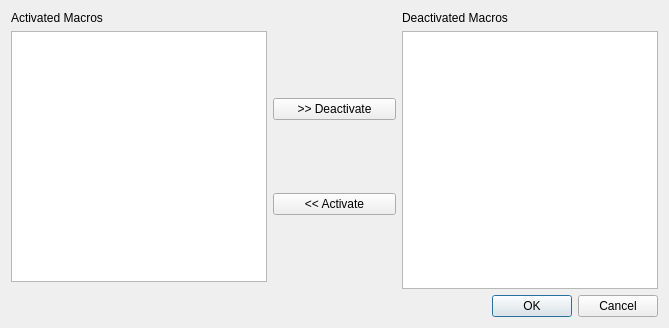
<?xml version="1.0" encoding="UTF-8"?>
<ui version="4.0">
 <class>ActivateMacros</class>
 <widget class="QDialog" name="ActivateMacros">
  <property name="geometry">
   <rect>
    <x>0</x>
    <y>0</y>
    <width>669</width>
    <height>328</height>
   </rect>
  </property>
  <property name="windowTitle">
   <string>Active / Deactivate Macros</string>
  </property>
  <layout class="QGridLayout" name="gridLayout">
   <item row="0" column="0">
    <layout class="QVBoxLayout" name="verticalLayout_2">
     <item>
      <widget class="QLabel" name="label">
       <property name="text">
        <string>Activated Macros</string>
       </property>
      </widget>
     </item>
     <item>
      <widget class="QListView" name="activeList"/>
     </item>
     <item>
      <spacer name="horizontalSpacer_3">
       <property name="orientation">
        <enum>Qt::Horizontal</enum>
       </property>
       <property name="sizeHint" stdset="0">
        <size>
         <width>40</width>
         <height>35</height>
        </size>
       </property>
      </spacer>
     </item>
    </layout>
   </item>
   <item row="0" column="1">
    <layout class="QVBoxLayout" name="verticalLayout_3">
     <item>
      <spacer name="horizontalSpacer">
       <property name="orientation">
        <enum>Qt::Horizontal</enum>
       </property>
       <property name="sizeHint" stdset="0">
        <size>
         <width>58</width>
         <height>20</height>
        </size>
       </property>
      </spacer>
     </item>
     <item>
      <layout class="QVBoxLayout" name="verticalLayout">
       <item>
        <spacer name="verticalSpacer">
         <property name="orientation">
          <enum>Qt::Vertical</enum>
         </property>
         <property name="sizeHint" stdset="0">
          <size>
           <width>20</width>
           <height>40</height>
          </size>
         </property>
        </spacer>
       </item>
       <item>
        <widget class="QPushButton" name="deactMacros">
         <property name="text">
          <string>&gt;&gt; Deactivate</string>
         </property>
        </widget>
       </item>
       <item>
        <spacer name="verticalSpacer_2">
         <property name="orientation">
          <enum>Qt::Vertical</enum>
         </property>
         <property name="sizeHint" stdset="0">
          <size>
           <width>20</width>
           <height>40</height>
          </size>
         </property>
        </spacer>
       </item>
       <item>
        <widget class="QPushButton" name="actMacros">
         <property name="text">
          <string>&lt;&lt; Activate</string>
         </property>
        </widget>
       </item>
       <item>
        <spacer name="verticalSpacer_3">
         <property name="orientation">
          <enum>Qt::Vertical</enum>
         </property>
         <property name="sizeHint" stdset="0">
          <size>
           <width>20</width>
           <height>40</height>
          </size>
         </property>
        </spacer>
       </item>
      </layout>
     </item>
     <item>
      <spacer name="horizontalSpacer_2">
       <property name="orientation">
        <enum>Qt::Horizontal</enum>
       </property>
       <property name="sizeHint" stdset="0">
        <size>
         <width>40</width>
         <height>35</height>
        </size>
       </property>
      </spacer>
     </item>
    </layout>
   </item>
   <item row="0" column="2">
    <layout class="QVBoxLayout" name="verticalLayout_4">
     <item>
      <widget class="QLabel" name="label_2">
       <property name="text">
        <string>Deactivated Macros</string>
       </property>
      </widget>
     </item>
     <item>
      <widget class="QListView" name="passiveList"/>
     </item>
     <item>
      <widget class="QDialogButtonBox" name="buttonBox">
       <property name="orientation">
        <enum>Qt::Horizontal</enum>
       </property>
       <property name="standardButtons">
        <set>QDialogButtonBox::Cancel|QDialogButtonBox::Ok</set>
       </property>
      </widget>
     </item>
    </layout>
   </item>
  </layout>
 </widget>
 <resources/>
 <connections>
  <connection>
   <sender>buttonBox</sender>
   <signal>accepted()</signal>
   <receiver>ActivateMacros</receiver>
   <slot>accept()</slot>
   <hints>
    <hint type="sourcelabel">
     <x>248</x>
     <y>254</y>
    </hint>
    <hint type="destinationlabel">
     <x>157</x>
     <y>274</y>
    </hint>
   </hints>
  </connection>
  <connection>
   <sender>buttonBox</sender>
   <signal>rejected()</signal>
   <receiver>ActivateMacros</receiver>
   <slot>reject()</slot>
   <hints>
    <hint type="sourcelabel">
     <x>316</x>
     <y>260</y>
    </hint>
    <hint type="destinationlabel">
     <x>286</x>
     <y>274</y>
    </hint>
   </hints>
  </connection>
  <connection>
   <sender>deactMacros</sender>
   <signal>clicked()</signal>
   <receiver>ActivateMacros</receiver>
   <slot>addtoList()</slot>
   <hints>
    <hint type="sourcelabel">
     <x>334</x>
     <y>110</y>
    </hint>
    <hint type="destinationlabel">
     <x>334</x>
     <y>163</y>
    </hint>
   </hints>
  </connection>
  <connection>
   <sender>actMacros</sender>
   <signal>clicked()</signal>
   <receiver>ActivateMacros</receiver>
   <slot>removefromList()</slot>
   <hints>
    <hint type="sourcelabel">
     <x>334</x>
     <y>202</y>
    </hint>
    <hint type="destinationlabel">
     <x>334</x>
     <y>163</y>
    </hint>
   </hints>
  </connection>
 </connections>
 <slots>
  <slot>addtoList()</slot>
  <slot>removefromList()</slot>
 </slots>
</ui>
